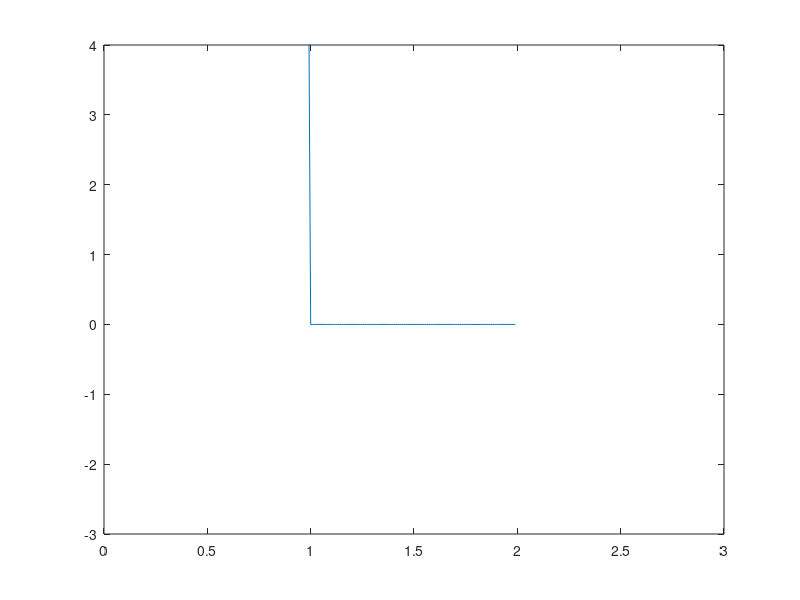
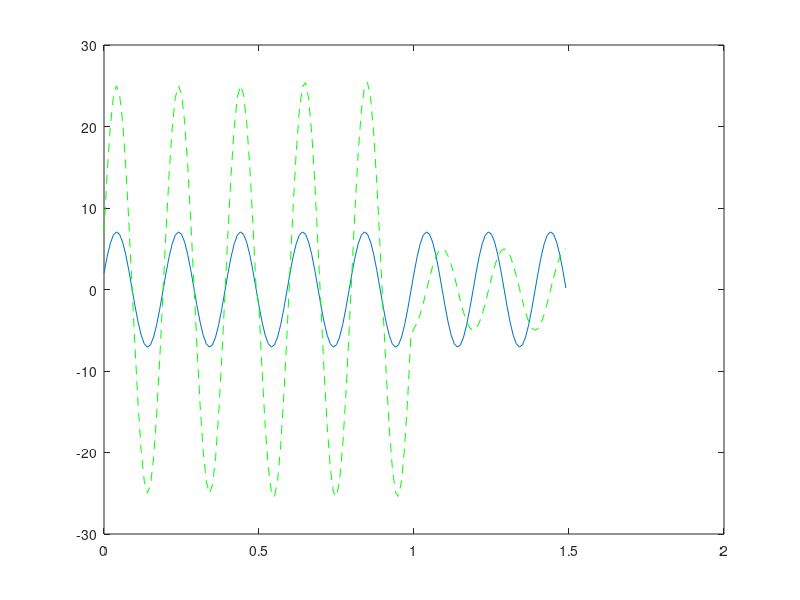

MATLAB code to generate these figures, in order:
clc;close all;clear all;
a=input('enter seqence','s'); 
%  input is provided with each digit with spacing
%a1=a;
a=str2num(a);
cf=input('carier frequency');
ca=input('carrier amplitude');
cp=input('carrier initial phase');
n=length(a);
disp(n);
v=0;j=1;

tb=1;  % bit rate

if mod(n,2) ~=0
    a(n+1)=0;
end
n=length(a);
disp(n);
t1= 0: 0.01 : n-0.01;
j=1;y=[zeros(1,length(t1))];
for i=1:length(t1)
    if j==n+1
        break;
    end
    if t1(i)<j
        y(i)=a(j);
    else
        j=j+1;
    end
end
plot(t1,y);axis([0 n+1 -3 4]);

t1= 0: 0.01 : n-0.01;
j=1;y=[zeros(1,length(t1))];
I1=[zeros(1,(n/2))];Q1=[zeros(1,(n/2))];
i1=1;i2=1;
for i=1:length(t1)
    if j==n+1
        break;
    end
    if t1(i)<j
        y(i)=a(j);
    else
        j=j+1;
    end
end
bz=a;
for i=1:length(a)
    if a(i)==0
        a(i)=-1;
        
    end
end

for i=1:length(a)
    if mod(i,2)==0
        Q1(i2)=a(i);
        i2=i2+1;
    else
        I1(i1)=a(i);
        i1=i1+1;
    end
end

Q((n*100/2)+50)=0;I((n*100/2)+50)=0;t1=0:.01:(n/2)-.01+.5;
n1=length(Q1);j=1;
for i=1:length(t1)
    if j==n1+1
        break;
    end
    if t1(i)<j
        Q(i)=Q1(j);
    else
        j=j+1;
    end
end

n1=length(Q1);j=1;
for i=1:length(t1)
    if j==n1+1
        break;
    end
    if t1(i)<j
        I(i)=I1(j);
    else
        j=j+1;
    end
end




%  Q=shiftdim(Q,50);
    i=length(Q);
    while i>50
        Q(i)=Q(i-50);
        i=i-1;
    end
    for i=1:50
        Q(i)=0;
    end
s=ca*cos(cf*2*pi*t1 +cp)*sqrt(2);    
figure;
plot(t1,s);
hold on    
    
for i=1:length(t1)
s(i)=ca*cos(cf*2*pi*t1(i) +cp)*I(i)-Q(i)*ca*sin(cf*2*pi*(t1(i)) +cp);
end
plot(t1,s,'--g');


%%%%%%%%%%%%%%%%%%%%%%%%%%%%%%%%%%%%%%%%%%%%%%%%%%%%%%%%%%%%%%%%%%%%%%%%%%%%%%%%%%%%%%%%%%%%%%%%%%%%%%%%%%%%%%%%%%%%%%%%%%%%%%%%
%%%%%%%%%%%%%%%%%%%%%%%%%%%%%%%%%%%%%%%%%%%%%%%%%%%%%%%%%%%%%%%%%%%%%%%%%%%%%%%%%%%%%%%%%%%%%%%%%%%%%%%%%%%%%%%%%%%%%%%%%%%%%%%
%%%%%%%%%%%%%%%%%%%%%%%%%%%%%%%%%%%%%%%%%%%%%%%%%%%%%%%%%%%%%%%%%%%%%%%%%%%%%%%%%%%%%%%%%%%%%%%%%%%%%%%%%%%%%%%%%%%%%%%%%%%%%
ir=[zeros(1,n/2)];
ir(1)=ceil(s(25)/(ca*cos(cf*2*pi*t1(25) +cp)));
qr(n/2)=ceil(-s((n*100/2)+25)/(ca*sin(cf*2*pi*t1((n*100/2)+25) +cp)));

flag=ir(1);i=0;
for j=1:n/2
    if j<n/2
        k=((2*i+1)*50)+45;
    qr(j)=ceil(-(s(k)-ca*cos(cf*2*pi*t1(k) +cp)*ir(j))/(ca*sin(cf*2*pi*t1(k) +cp)));
     if qr(j)>1
        qr(j)=qr(j)-1;
     end
    if qr(j)<-1
        qr(j)=qr(j)+1;
    end
    end
i=i+1;


if j<(n/2)
    k=((2*(j))*50)+45;
    ir(j+1)=ceil((s(k)+ca*sin(cf*2*pi*t1(k) +cp)*qr(j))/(ca*cos(cf*2*pi*t1(k) +cp)));
    if ir(j+1)>1
        ir(j+1)=ir(j+1)-1;
    end
    if ir(j)<-1
        ir(j)=ir(j)+1;
    end
    
    
end

end
z=[zeros(1,n)];
j1=1;j2=1;
for i=1:n
   if mod(i,2)==0
    if qr(j1)<=0
        z(i)=0;
    else
        z(i)=1;
    end
    j1=j1+1;else
     if ir(j2)>0
        z(i)=1;
    else
        z(i)=0;
    end
    j2=j2+1;
   end
end
disp(bz);
disp(z);

rb=1/tb;
%input('bit rate');  
%  tb=1
no=input('noise psd');
eb=((ca^2)/2)*tb;
disp(eb);
ber=erfc(sqrt(eb/(no*2)));
disp('bit error rate in awgn channel is');disp(ber);
ber=1-(sqrt((eb/no)/(1+(eb/no))));
disp('bit error rate in releigh fading channel is');disp(ber);

    